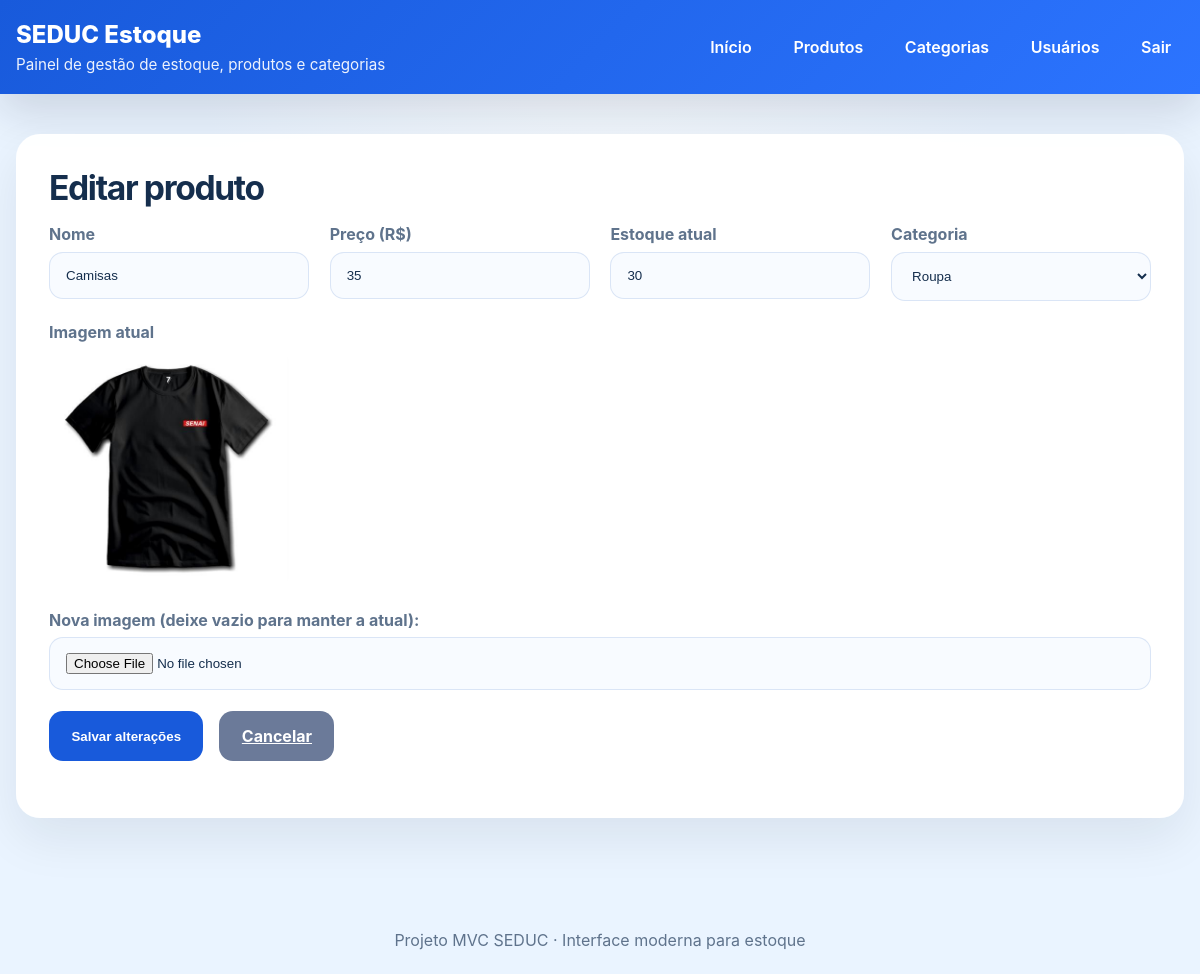
The page /produtos/1/editar (signed in) on the database its author committed.
### app/models/produto.py (models this page shows, shortened)
class Produto(Base):
    __tablename__ = "produtos"
    id = Column(Integer, primary_key=True, autoincrement=True, index=True)
    nome = Column(String(200), nullable=False, index=True)
    estoque_atual = Column(Integer, nullable=False, default=0)
    preco = Column(Integer, nullable=False, default=0.0)
    ativo = Column(Boolean, default=True)
    imagem_path = Column(String(255), nullable=True)
    categoria_id = Column(Integer, ForeignKey("categorias.id", ondelete="SET NULL"), nullable=True)
    categoria = relationship("Categoria", back_populates="produtos")

### app/controllers/produto_controller.py (the view)
@router.get("/{produto_id}/editar")
def form_editar_produto(
    produto_id: int,
    request: Request,
    db: Session = Depends(get_db),
    admin = Depends(get_admin)
):
    editando   = db.query(Produto).filter(Produto.id == produto_id).first()
    categorias = db.query(Categoria).filter(Categoria.ativo == True).all()
    if not editando:
        return RedirectResponse(url="/produtos", status_code=302)
    return templates.TemplateResponse(
        request,
        "produtos/form.html",
        {
            "request":    request,
            "usuario":    admin,
            "editando":   editando,
            "categorias": categorias
        }
    )

### app/templates/produtos/form.html (shortened to what this page needs)
{% extends "base.html" %}
{% block content %}
<div class="card">
    <h1 class="page-title">{{ "Editar produto" if editando else "Novo produto" }}</h1>
    <form action="{{ '/produtos/' + editando.id|string + '/editar' if editando else '/produtos/novo' }}" method="post" enctype="multipart/form-data" class="form-grid">
        <div>
            <label for="nome">Nome</label>
            <input type="text" id="nome" name="nome" value="{{ editando.nome if editando else (valores.nome if valores else '') }}" required>
        </div>
        <div>
            <label for="preco">Preço (R$)</label>
            <input type="number" id="preco" name="preco" step="0.01" min="0" value="{{ editando.preco if editando else (valores.preco if valores else '0.00') }}" required>
        </div>
        <div>
            <label for="estoque_atual">Estoque atual</label>
            <input type="number" id="estoque_atual" name="estoque_atual" min="0" value="{{ editando.estoque_atual if editando else (valores.estoque_atual if valores else '0') }}" required>
        </div>
        <div>
            <label for="categoria_id">Categoria</label>
            <select id="categoria_id" name="categoria_id">
                {% for c in categorias %}
                    <option value="{{ c.id }}" {{ 'selected' if (editando and editando.categoria_id == c.id) or (valores and valores.categoria_id == c.id) else '' }}>
                        {{ c.nome }}
                    </option>
                {% endfor %}
            </select>
        </div>
        {% if editando and editando.imagem_path %}
            <div style="grid-column: 1 / -1;">
                <label>Imagem atual</label>
                <img src="{{ editando.imagem_url }}" alt="{{ editando.nome }}" style="width:100%; max-width:240px; border-radius:16px; object-fit:cover; display:block;">
            </div>
        {% endif %}
        <div style="grid-column: 1 / -1;">
            <label for="imagem">{{ "Nova imagem (deixe vazio para manter a atual):" if editando else "Imagem" }}</label>
            <input type="file" id="imagem" name="imagem" accept=".jpg,.jpeg,.png,.webp">
        </div>
        <div class="actions" style="grid-column: 1 / -1; justify-content:flex-start;">
            <button type="submit">{{ "Salvar alterações" if editando else "Criar produto" }}</button>
            <a class="button secondary" href="/produtos">Cancelar</a>
        </div>
    </form>
</div>
{% endblock %}

### app/static/style.css (style rules this page uses)
:root { --bg: #eaf4ff; --surface: #ffffff; --primary: #185adb; --primary-dark: #103c8d; --accent: #ff6f61; --text: #152e4d; --muted: #5f738c; --border: #d9e4f6; --shadow: rgba(20, 45, 90, 0.12); }
* { box-sizing: border-box; }
body { margin: 0; font-family: Inter, system-ui, sans-serif; background: radial-gradient(circle at top, #f7fbff, var(--bg) 36%); color: var(--text); }
.card { background: rgba(255, 255, 255, 0.96); border: 1px solid rgba(255, 255, 255, 0.8); border-radius: 24px; padding: 2rem; box-shadow: 0 20px 50px rgba(15, 23, 42, 0.08); }
.page-title { margin-top: 0; margin-bottom: 1rem; font-size: clamp(1.9rem, 2.8vw, 2.8rem); letter-spacing: -0.04em; }
.actions { display: flex; justify-content: flex-end; flex-wrap: wrap; gap: 1rem; margin-bottom: 1.5rem; }
.button, button, input[type="submit"] { border: none; background: var(--primary); color: white; padding: 0.95rem 1.4rem; border-radius: 14px; cursor: pointer; font-weight: 700; transition: transform 0.2s ease, background 0.2s ease, box-shadow 0.2s ease; }
.button.secondary, button.secondary { background: #6b7a99; }
.form-grid { display: grid; gap: 1.3rem; grid-template-columns: repeat(auto-fit, minmax(220px, 1fr)); }
label { display: block; margin-bottom: 0.45rem; color: var(--muted); font-weight: 700; }
input[type="text"], input[type="email"], input[type="password"], input[type="number"], input[type="file"], select, textarea { width: 100%; padding: 0.95rem 1rem; border: 1px solid rgba(217, 228, 246, 0.95); border-radius: 14px; background: #f8fbff; color: var(--text); }

### rows shown on the page
Produto: nome "Camisas", preco "35", estoque_atual "30", imagem_url (picture)

### other values the page prints
{{ "Editar produto" if editando else "Novo produto" }} "Editar produto"
{{ "Salvar alterações" if editando else "Criar produto" }} "Salvar alterações"
form field categoria_id "Roupa"
